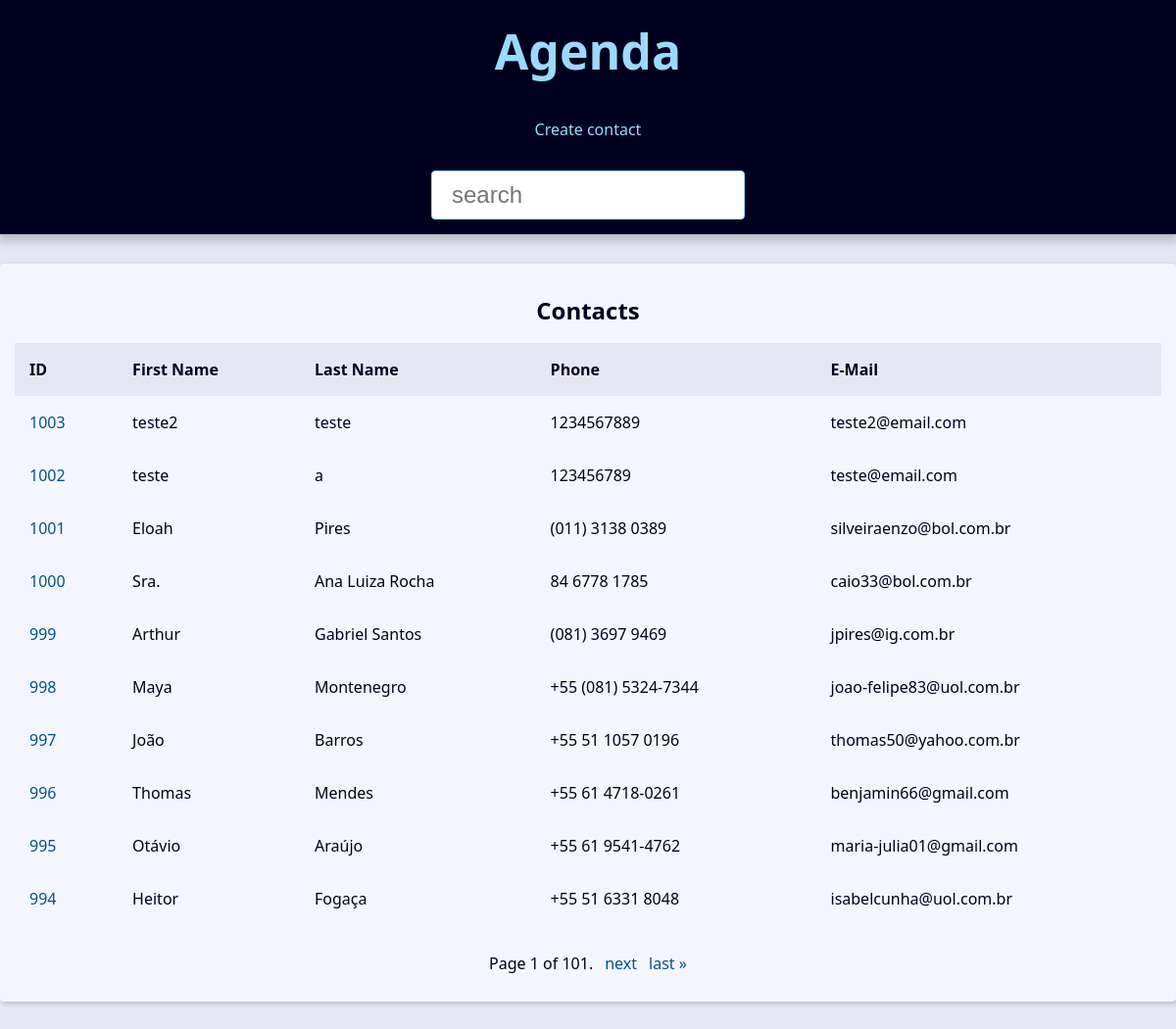
/, run on an earlier commit of the app's database.
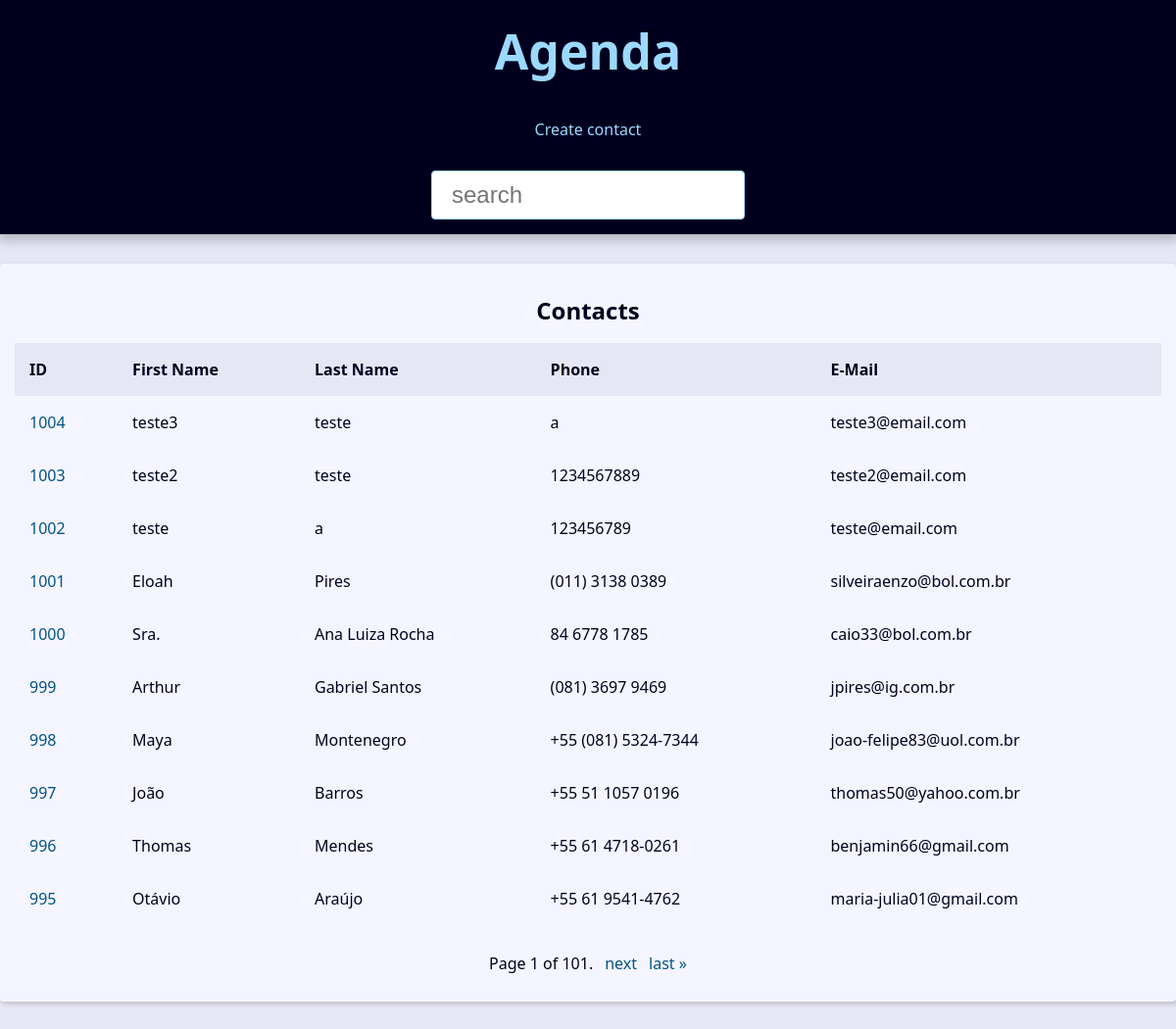
And on a later commit of the database.
### contact/models.py (models this page shows, shortened)
class Contact(models.Model):
    first_name = models.CharField(max_length=50)
    last_name = models.CharField(max_length=50,blank=True)
    phone = models.CharField(max_length=50)
    email = models.EmailField(max_length=254,blank=True)
    created_date = models.DateTimeField(default=timezone.now)
    description = models.TextField(blank=True)
    show = models.BooleanField(default=True)
    picture = models.ImageField(blank=True,upload_to='pictures/%Y/%m/')
    category = models.ForeignKey(Category,on_delete=models.SET_NULL,blank=True,null=True)
    owner = models.ForeignKey(User(),on_delete=models.SET_NULL,blank=True,null=True)

### contact/views/contact_views.py (the view)
# urls.py: path('', views.index, name='index'),
def index(request):
    contacts = Contact.objects.filter(show=True).order_by('-id')
    paginator = Paginator(contacts, 10)  # Show 10 contacts per page.
    page_number = request.GET.get("page")
    page_obj = paginator.get_page(page_number)
    context = {
        'page_obj':page_obj,
        'title':'Contatos',
    }
    return render(
        request,
        'contact/index.html',
        context
        )

### contact/templates/contact/index.html
{% extends "global/base.html" %}
{% block content %}
{% if page_obj %}
    <div class="responsive-table">
        <table class="contacts-table">
            <caption class="table-caption">
                Contacts
            </caption>
            <thead>
                <tr class="table-row table-row-header">
                    <th class="table-header">ID</th>
                    <th class="table-header">First Name</th>
                    <th class="table-header">Last Name</th>
                    <th class="table-header">Phone</th>
                    <th class="table-header">E-Mail</th>
                </tr>
            </thead>
            <tbody>
                {% for contact in page_obj %}
                    <tr class="table">
                        <td class="table-cel">
                            <a class="table-link" href="{% url 'contact:contact' contact.id  %}">{{contact.id}}</a>
                        </td>
                        <td class="table-cel">
                            {{contact.first_name}}
                        </td>
                        <td class="table-cel">
                            {{contact.last_name}}
                        </td>
                        <td class="table-cel">
                            {{contact.phone}}
                        </td>
                        <td class="table-cel">
                            {{contact.email}}
                        </td>
                    </tr>
                {% endfor %}
            </tbody>
        </table>
    </div>
{% else %}
<div class="single-contact">
    <h1 class="single-contact-name">
        Nenhum contado encontrado
    </h1>
</div>
{% endif %}
{% endblock content %}

What changed in the data, as far as the page shows it:
no longer on this page (row unchanged): Contact: id "994", first_name "Heitor", last_name "Fogaça", phone "+55 51 6331 8048", email "isabelcunha@uol.com.br"
added Contact: id "1004", first_name "teste3", last_name "teste", phone "a", email "teste3@email.com"
